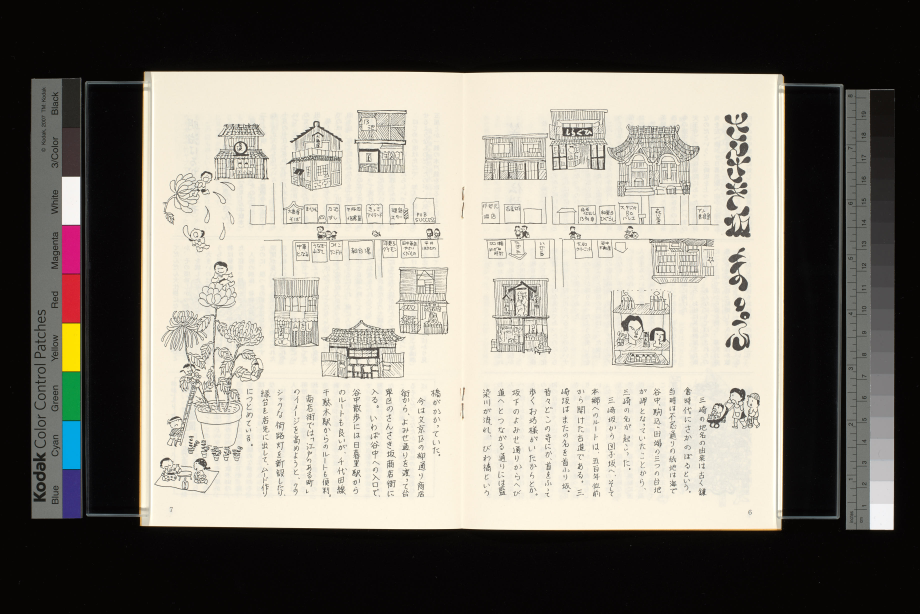
#> input picture docs/data/image/original/yanesen/yanesen-01/yanesen-01-004.jpg, 3680 x 2456 px (shown at 1/4 size); its folder holds only this picture in this run
$ python 11_create_thumbnail.py
#> lines starting #> are read from the running program, lines starting #| are printed output that depends on the picture
import urllib.request
from bs4 import BeautifulSoup
import csv
from time import sleep
import pandas as pd
import json
import urllib.request
import os
from PIL import Image
import glob

files = glob.glob(
    '/Users/nakamura/git/min_a/lda/docs/data/image/original/**/*.jpg', recursive=True)
for file in files:
    print(file)

    img = Image.open(file, 'r')
#> img is the input picture: PIL image 3680x2456 RGB; mean R, G, B 132.6, 128.3, 119
    width, height = img.size
#> width = 3680; height = 2456
    if width > height:
        thumbnail_size = (200, height * 200 / width)
#> thumbnail_size = (200, 133.5)
    else:
         thumbnail_size = (width * 200 / height,200)
    img.thumbnail(thumbnail_size)
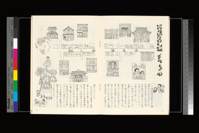
#> img: PIL image 199x133 RGB; mean R, G, B 132.5, 128.3, 119
    opath = file.replace("/original/", "/medium/")
    tmp = os.path.split(opath)
    os.makedirs(tmp[0], exist_ok=True)
    img.save(file.replace("/original/", "/medium/"), 'JPEG')
#> pass 2 of the loop `for file in files:`:
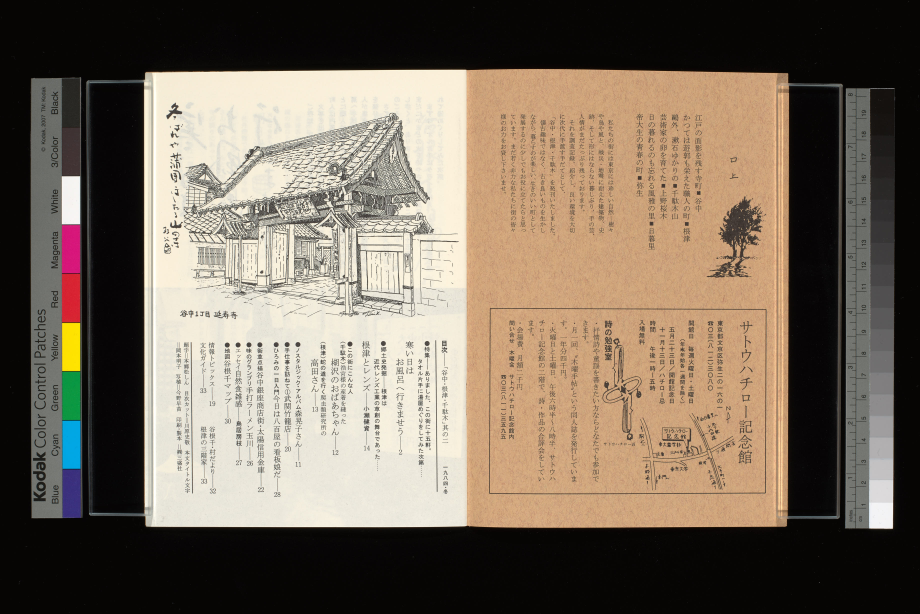
#> input picture docs/data/image/original/yanesen/yanesen-02/yanesen-02-002.jpg, 3680 x 2456 px (shown at 1/4 size)
#> img is the input picture: PIL image 3680x2456 RGB; mean R, G, B 121, 108.3, 93.6
#> `img.thumbnail(thumbnail_size)`:
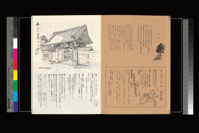
#> img: PIL image 199x133 RGB; mean R, G, B 121, 108.3, 93.6

'''
odir = "/Users/nakamura/git/lda/docs/data/"

opath = "data/thumbnails.xlsx"
files = glob.glob(odir+"manifest/*.json")

rows = []
rows.append(["ID", "Thumbnail"])

for file in files:

    with open(file) as f:
        df = json.load(f)

    subject = df["seeAlso"]
    thumbnail = df["thumbnail"]["@id"] if "thumbnail" in df else ""

    row = [subject, thumbnail]
    rows.append(row)

df = pd.DataFrame(rows)

df.to_excel(opath, index=False, header=False)
'''
